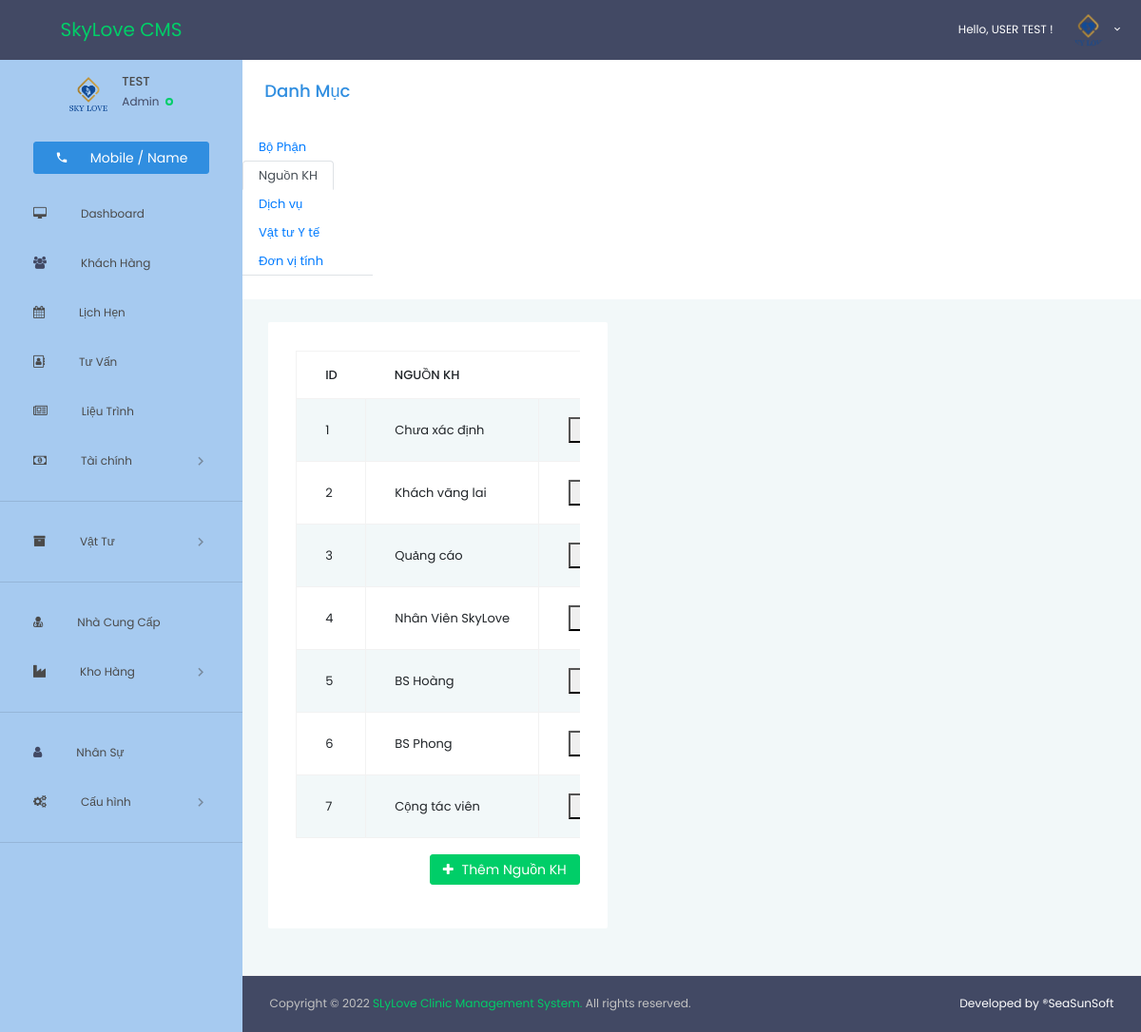
The app's page /customer/source/ (signed in) with its own data.
### manager/models.py (models this page shows, shortened)
class User(AbstractUser):
    fullname = models.CharField(max_length=32)
    thumb = models.ImageField(blank=True, null=True, upload_to='User')
    class Meta:
        db_table = 'User'

class CustomerSource(models.Model):
    name = models.CharField(max_length=64, null=False, blank=False)
    class Meta:
        db_table = 'CustomerSource'

### manager/views.py (the view)
# urls.py: path('customer/source/', views.CustomerSourceAll.as_view(), name='cust_src_all'),
class CustomerSourceAll(LoginRequiredMixin, ListView):
    template_name = 'manager/customersource/index.html'
    login_url = 'manager:login'
    model = get_user_model()
    def get_context_data(self, **kwargs):
        context = super().get_context_data(**kwargs)
        context['cust_src_total'] = CustomerSource.objects.all().count()
        context['admin_count'] = get_user_model().objects.all().count()
        context['customer_sources'] = CustomerSource.objects.order_by('id')
        return context

### manager/templates/manager/customersource/index.html (shortened to what this page needs)
{% extends 'manager/layout.html' %}
{% load static %}
{% block content %}
  <link rel="stylesheet" href="{% static 'css/vmenu.css' %}">
  <div class="main-panel">
  <div class="row">
    <div class="col-lg-2 grid-margin">
      <h4 class="text-center text-primary">
        <br>
        Danh Mục
      </h4>
    </div>
  </div>
  <div class="row">
    <div class="col-lg-2 grid-margin">
      <ul class="nav nav-tabs">
        <li class="nav-item">
          <a class="nav-link"
             href="{% url 'manager:dept_all' %}">Bộ Phận</a>
        </li>
        <li class="nav-item">
          <a class="nav-link active" aria-current="page"
             href="{% url 'manager:cust_src_all' %}">Nguồn KH</a>
        </li>
        <li class="nav-item">
          <a class="nav-link"
             href="{% url 'manager:app_srv_all' %}">Dịch vụ</a>
        </li>
        <li class="nav-item">
          <a class="nav-link"
             href="{% url 'inventory:ass_cat_all' %}">Vật tư Y tế</a>
        </li>
        <li class="nav-item">
          <a class="nav-link"
             href="{% url 'inventory:ass_unt_all' %}">Đơn vị tính</a>
        </li>
      </ul>
    </div>
  </div>
  <div class="content-wrapper">
    <div class="row">
      <div class="col-lg-5 grid-margin">
        <div class="card">
          <div class="card-body">
            <div class="table-responsive">
              <table class="table table-bordered table-striped">
                <thead>
                <tr>
                  <th>
                    ID
                  </th>
                  <th>
                    NGUỒN KH
                  </th>
                </tr>
                </thead>
                <tbody>
                {% for customer_source in customer_sources %}
                  <tr>
                    <td>
                      {{ customer_source.id }}
                    </td>
                    <td>
                      {{ customer_source.name }}
                    </td>
                    <td>
                      <div class="btn-group dropdown">
                        <button type="button">
                          <a class="dropdown-item" href="{% url 'manager:cust_src_update' pk=customer_source.pk %}">
                          </a>
                        </button>
                      </div>
                    </td>
                  </tr>
                {% endfor %}
                </tbody>
              </table>
            </div>
            <h4 class="card-title">
              <br>
              <a href="{% url 'manager:cust_src_new' %}"
                 class="btn btn-sm btn-success mb-3 float-right">
                <i class="fa fa-plus"></i> Thêm Nguồn KH
              </a>
            </h4>
          </div>
        </div>
      </div>
    </div>
  </div>
{% endblock content %}

### manager/templates/manager/layout.html (shortened to what this page needs)
{% load static %}
<!DOCTYPE html>
<html lang="en">
<head>
  <link rel="stylesheet"
        href="{% static 'vendors/iconfonts/mdi/css/materialdesignicons.min.css' %} ">
  <link rel="stylesheet" href="{% static 'vendors/iconfonts/font-awesome/css/font-awesome.css' %} ">
  <link rel="stylesheet" href="{% static 'css/style.css' %}">
  <link rel="stylesheet" href="{% static 'css/toastr.min.css' %}">
</head>
<body>
<div class="container-scroller">
  {% include "manager/nav.html" %}
  <div class="container-fluid page-body-wrapper">
    {% include 'manager/sidebar.html' %}
    {% block content %} {% endblock content %}
    {% include 'manager/footer.html' %}
  </div>
</div>
</body>
</html>

### manager/templates/manager/nav.html (shortened to what this page needs)
{% load static %}
<nav class="navbar default-layout bg-success col-lg-12 col-12 p-0 fixed-top d-flex flex-row">
  <div class="text-center navbar-brand-wrapper d-flex align-items-top justify-content-center bg-dark">
    <p class="display-5 mt-3 text-success">SkyLove CMS</p>
  </div>
  <div class="navbar-menu-wrapper d-flex align-items-center bg-dark">
    <ul class="navbar-nav navbar-nav-right">
      <li class="nav-item dropdown d-none d-xl-inline-block">
        <a class="nav-link dropdown-toggle" id="UserDropdown" href="#" data-toggle="dropdown" aria-expanded="false">
          <span class="profile-text"> Hello, {{ user.fullname | upper }} ! </span>
          {% if user.thumb.url != null %}
            <img class="img-xs rounded-circle" src="{{ user.thumb.url }}" class='rounded img-fluid' alt="Profile image">
          {% else %}
            <img class="img-xs rounded-circle" src="{% static 'images/No_Image.png' %}" class='rounded img-fluid' alt="Profile image">
          {% endif %}
        </a>
      </li>
    </ul>
  </div>
</nav>

### manager/templates/manager/sidebar.html (shortened to what this page needs)
{% load static %}
<nav class="sidebar sidebar-offcanvas bg-infobk" id="sidebar">
  <ul class="nav">
    <li class="nav-item nav-profile">
      <div class="nav-link">
        <div class="user-wrapper">
          <div class="profile-image">
            {% if user.thumb.url != null %}
              <img src="{{ user.thumb.url }}" class='rounded img-fluid' alt="">
            {% else %}
              <img src="{% static 'images/No_Image.png' %}" class='rounded img-fluid' alt="">
            {% endif %}
          </div>
          <div class="text-wrapper">
            <p class="profile-name">{{ user.username | upper }} </p>
            <div>
              <small class="designation text-dark">
                {% if user.is_superuser > 0 %}
                  Administrator
                {% else %}
                  Admin
                {% endif %}
              </small>
              <span class="status-indicator online"></span>
            </div>
          </div>
        </div>
        <a href="{% url 'manager:customer_overview' %}" class="btn btn-primary btn-block">
          <i class="mdi mdi-phone"></i>
          &emsp;Mobile / Name
        </a>
      </div>
    </li>
    <li class="nav-item">
      <a class="nav-link" href="{% url 'manager:dashboard' %}">
        <i class="fa fa-desktop"></i>
        <span class="menu-title">&emsp;&emsp;&emsp;Dashboard</span>
      </a>
    </li>
    <li class="nav-item">
      <a class="nav-link" href="{% url 'manager:customer_all' %}">
        <i class="fa fa-users text-dark"></i>
        <span class="menu-title">&emsp;&emsp;&emsp;Khách Hàng</span>
      </a>
    </li>
    <li class="nav-item">
      <a class="nav-link" href="{% url 'apptevent:calendar' %}">
        <i class="fa fa-calendar"></i>
        <span class="menu-title">&emsp;&emsp;&emsp;Lịch Hẹn</span>
      </a>
    </li>
    <li class="nav-item">
      <a class="nav-link" href="{% url 'action:consultant_overview' %}">
        <i class="fa fa-address-book-o"></i>
        <span class="menu-title">&emsp;&emsp;&emsp;Tư Vấn</span>
      </a>
    </li>
    <li class="nav-item">
      <a class="nav-link" href="{% url 'action:treatment_overview' %}">
        <i class="fa fa-newspaper-o"></i>
        <span class="menu-title">&emsp;&emsp;&emsp;Liệu Trình</span>
      </a>
    </li>
    <li class="nav-item">
      <a class="nav-link" data-toggle="collapse" href="#ui-accountant" aria-expanded="false" aria-controls="ui-accountant">
        <i class="fa fa-money"></i>
        <span class="menu-title">&emsp;&emsp;&emsp;Tài chính</span>
        <i class="menu-arrow"></i>
      </a>
      <hr>
    </li>
    <li class="nav-item">
      <a class="nav-link" data-toggle="collapse" href="#ui-asset" aria-expanded="false" aria-controls="ui-asset">
        <i class="fa fa-archive"></i>
        <span class="menu-title">&emsp;&emsp;&emsp;Vật Tư</span>
        <i class="menu-arrow"></i>
      </a>
      <hr>
    </li>
    <li class="nav-item">
      <a class="nav-link" href="{% url 'inventory:supplier_all' %}">
        <i class="fa fa-user-md"></i>
        <span class="menu-title">&emsp;&emsp;&emsp;Nhà Cung Cấp</span>
      </a>
    </li>
    <li class="nav-item">
      <a class="nav-link" data-toggle="collapse" href="#ui-inventory" aria-expanded="false"
         aria-controls="ui-inventory">
        <i class="fa fa-industry"></i>
        <span class="menu-title">&emsp;&emsp;&emsp;Kho Hàng</span>
        <i class="menu-arrow"></i>
      </a>
      <hr>
    </li>
    <li class="nav-item">
      <a class="nav-link" href="{% url 'manager:employee_all' %}" aria-expanded="false" aria-controls="ui-basic">
        <i class="fa fa-user text-dark"></i>
        <span class="menu-title">&emsp;&emsp;&emsp;Nhân Sự</span>
      </a>
    </li>
    <li class="nav-item">
      <a class="nav-link" data-toggle="collapse" href="#ui-config" aria-expanded="false" aria-controls="ui-config">
        <i class="fa fa-gears "></i>
        <span class="menu-title">&emsp;&emsp;&emsp;Cấu hình</span>
        <i class="menu-arrow"></i>
      </a>
      <hr>
    </li>
  </ul>
</nav>

### manager/templates/manager/footer.html
<footer class="footer bg-dark text-white">
  <div class="container-fluid clearfix">
    <span class="text-muted d-block text-center text-sm-left d-sm-inline-block">
      Copyright © 2022
      <a href="https://www.facebook.com/seasun.enter/" target="_blank">SLyLove Clinic Management System. </a>
      All rights reserved.
    </span>
    <span class="float-none float-sm-right d-block mt-1 mt-sm-0 text-center">
      Developed by ®SeaSunSoft
    </span>
  </div>
</footer>

### static/css/vmenu.css (style rules this page uses)
.dropdown { position: relative; display: inline-block; }

### records on screen
User: fullname "USER TEST", thumb (picture), username "TEST"
CustomerSource: id "1", name "Chưa xác định"
CustomerSource: id "2", name "Khách vãng lai"
CustomerSource: id "3", name "Quảng cáo"
CustomerSource: id "4", name "Nhân Viên SkyLove"
CustomerSource: id "5", name "BS Hoàng"
CustomerSource: id "6", name "BS Phong"
CustomerSource: id "7", name "Cộng tác viên"
